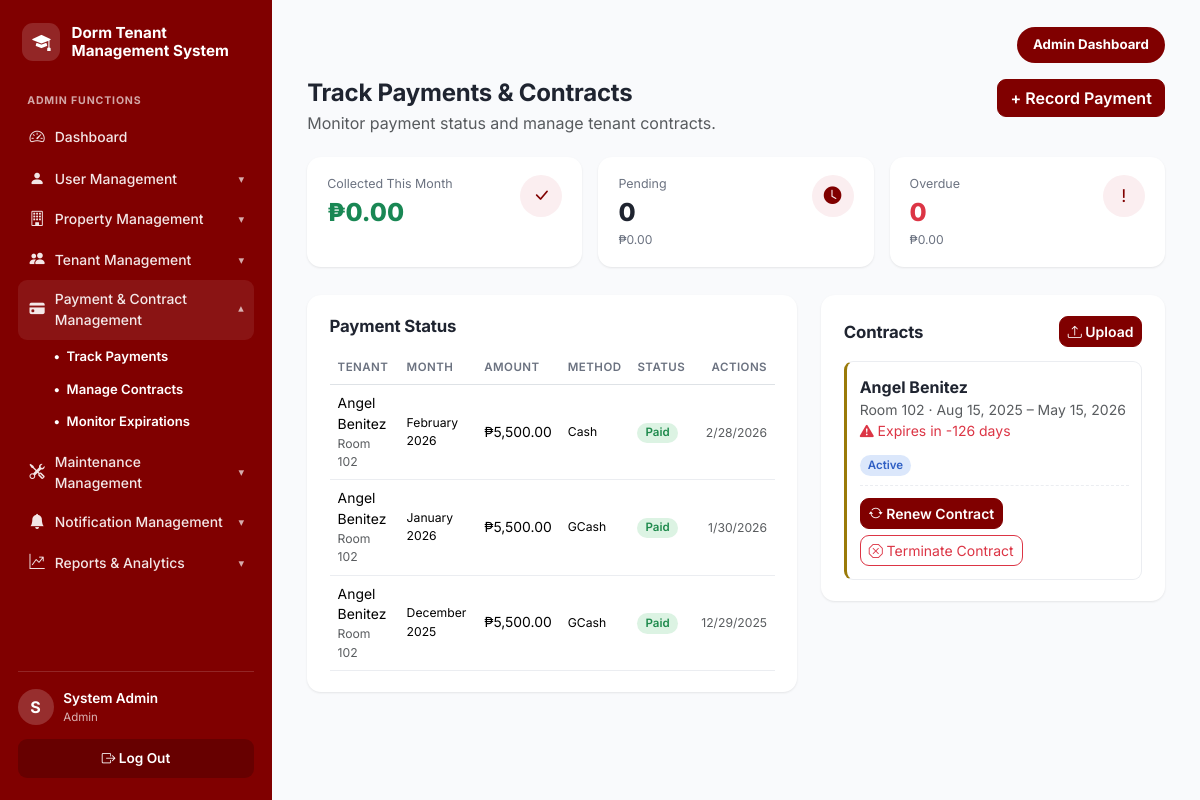
/admin/payments.php (signed in), run on the app's committed database.
### tables this page shows
CREATE TABLE payments (
  payment_id        INT UNSIGNED AUTO_INCREMENT PRIMARY KEY,
  contract_id       INT UNSIGNED NOT NULL,
  tenant_id         INT UNSIGNED NOT NULL,
  payment_amount    DECIMAL(10,2) NOT NULL,
  payment_for_month VARCHAR(20)  DEFAULT NULL,   
  payment_date      DATE DEFAULT NULL,
  due_date          DATE DEFAULT NULL,
  payment_status    ENUM('Pending','Paid','Overdue','Failed') NOT NULL DEFAULT 'Pending',
  payment_method    VARCHAR(50) DEFAULT NULL,      
  reference_no      VARCHAR(100) DEFAULT NULL,
  receipt_file      VARCHAR(255) DEFAULT NULL,
  paymongo_checkout_id VARCHAR(100) DEFAULT NULL,  
  paymongo_payment_id  VARCHAR(100) DEFAULT NULL,  
  webhook_received_at  TIMESTAMP NULL DEFAULT NULL,
  reminder_sent     BOOLEAN NOT NULL DEFAULT FALSE,
  created_at        TIMESTAMP NOT NULL DEFAULT CURRENT_TIMESTAMP,
  CONSTRAINT fk_payment_contract FOREIGN KEY (contract_id) REFERENCES contracts(contract_id) ON DELETE CASCADE,
  CONSTRAINT fk_payment_tenant   FOREIGN KEY (tenant_id)   REFERENCES tenants(tenant_id) ON DELETE CASCADE,
  INDEX idx_payment_status (payment_status),
  INDEX idx_payment_due (due_date),
  UNIQUE INDEX idx_payment_paymongo_checkout (paymongo_checkout_id)
);

CREATE TABLE users (
  user_id       INT UNSIGNED AUTO_INCREMENT PRIMARY KEY,
  first_name    VARCHAR(50)  NOT NULL,
  last_name     VARCHAR(50)  NOT NULL,
  email         VARCHAR(100) NOT NULL,
  password_hash VARCHAR(255) NOT NULL,
  reset_otp         VARCHAR(10) DEFAULT NULL,
  reset_otp_expires DATETIME DEFAULT NULL,
  password_changed_at DATETIME DEFAULT NULL,
  age           TINYINT UNSIGNED DEFAULT NULL,
  phone         VARCHAR(20)  DEFAULT NULL,
  role          ENUM('admin','tenant') NOT NULL DEFAULT 'tenant',
  is_active     BOOLEAN NOT NULL DEFAULT TRUE,
  last_login    DATETIME DEFAULT NULL,
  date_created  TIMESTAMP NOT NULL DEFAULT CURRENT_TIMESTAMP,
  UNIQUE KEY uq_users_email (email),
  INDEX idx_users_role (role)
);

CREATE TABLE dorm_rooms (
  room_id      INT UNSIGNED AUTO_INCREMENT PRIMARY KEY,
  room_number  VARCHAR(10)  NOT NULL,
  room_type    VARCHAR(50)  NOT NULL,         
  capacity     TINYINT UNSIGNED NOT NULL DEFAULT 1,
  monthly_rate DECIMAL(10,2) NOT NULL,
  floor_number TINYINT NOT NULL DEFAULT 1,
  status       ENUM('Available','Occupied','Under Maintenance','Reserved')
               NOT NULL DEFAULT 'Available',
  description  TEXT,
  date_added   TIMESTAMP NOT NULL DEFAULT CURRENT_TIMESTAMP,
  UNIQUE KEY uq_room_number (room_number),
  INDEX idx_room_status (status),
  INDEX idx_room_type (room_type)
);

CREATE TABLE contracts (
  contract_id      INT UNSIGNED AUTO_INCREMENT PRIMARY KEY,
  tenant_id        INT UNSIGNED NOT NULL,
  room_id          INT UNSIGNED NOT NULL,
  monthly_rent     DECIMAL(10,2) NOT NULL,
  security_deposit DECIMAL(10,2) NOT NULL DEFAULT 0,
  contract_start   DATE NOT NULL,
  contract_end     DATE NOT NULL,
  contract_status  ENUM('Active','Expiring Soon','Expired','Terminated')
                   NOT NULL DEFAULT 'Active',
  contract_file    VARCHAR(255) DEFAULT NULL,  
   
   
   
  renewal_requested_at DATETIME DEFAULT NULL,   
  last_renewed_at      DATETIME DEFAULT NULL,
  renewal_count        INT UNSIGNED NOT NULL DEFAULT 0,
  terminated_at        DATETIME DEFAULT NULL,
  termination_reason   TEXT DEFAULT NULL,
  created_at       TIMESTAMP NOT NULL DEFAULT CURRENT_TIMESTAMP,
  CONSTRAINT fk_contract_tenant FOREIGN KEY (tenant_id) REFERENCES tenants(tenant_id) ON DELETE CASCADE,
  CONSTRAINT fk_contract_room   FOREIGN KEY (room_id)   REFERENCES dorm_rooms(room_id),
  INDEX idx_contract_status (contract_status),
  INDEX idx_contract_end (contract_end)
);

### includes/functions.php (called while the page is built, shortened)
<?php
function clean(?string $value): string
{
    return htmlspecialchars(trim($value ?? ''), ENT_QUOTES, 'UTF-8');
}
function paginate(PDO $db, string $baseSql, string $countSql, array $params = [], int $perPage = 12): array
{
    $countStmt = $db->prepare($countSql);
    $countStmt->execute($params);
    $total = (int) $countStmt->fetch()['c'];
    $totalPages = max(1, (int) ceil($total / $perPage));
    $page = max(1, min($totalPages, (int) ($_GET['page'] ?? 1)));
    $offset = ($page - 1) * $perPage;
    $stmt = $db->prepare($baseSql . " LIMIT {$perPage} OFFSET {$offset}");
    $stmt->execute($params);
    return ['rows' => $stmt->fetchAll(), 'page' => $page, 'totalPages' => $totalPages, 'total' => $total];
}
function peso($amount): string
{
    return '₱' . number_format((float) $amount, 2);
}
function status_badge_class(string $status): string
{
    $map = [
        'Active'      => 'info',
        'Paid'        => 'success',
        'Approved'    => 'success',
        'Completed'   => 'success',
        'Available'   => 'success',
        'Pending'     => 'warning',
        'Ongoing'     => 'info',
        'Reserved'    => 'info',
        'Expiring Soon' => 'warning',
        'Overdue'     => 'danger',
        'Failed'      => 'danger',
        'Evicted'     => 'danger',
        'Rejected'    => 'danger',
        'Expired'     => 'danger',
        'Terminated'  => 'danger',
        'Occupied'    => 'secondary',
        'Checked Out' => 'secondary',
        'Under Maintenance' => 'secondary',
    ];
    return $map[$status] ?? 'secondary';
}
function days_until(string $date): int
{
    $target = new DateTime($date);
    $today  = new DateTime('today');
    return (int) $today->diff($target)->format('%r%a');
}

### admin/payments.php (the view, shortened to what this page needs)
<?php
$db = get_db();
$paidTotal = (float) $db->query("SELECT COALESCE(SUM(payment_amount),0) t FROM payments WHERE payment_status='Paid' AND MONTH(payment_date)=MONTH(CURDATE())")->fetch()['t'];
$pending   = $db->query("SELECT COUNT(*) c, COALESCE(SUM(payment_amount),0) t FROM payments WHERE payment_status='Pending'")->fetch();
$overdue   = $db->query("SELECT COUNT(*) c, COALESCE(SUM(payment_amount),0) t FROM payments WHERE payment_status='Overdue'")->fetch();
$paymentsResult = paginate(
    $db,
    "SELECT p.*, u.first_name, u.last_name, r.room_number
     FROM payments p
     JOIN tenants t ON t.tenant_id = p.tenant_id
     JOIN users u ON u.user_id = t.user_id
     LEFT JOIN dorm_rooms r ON r.room_id = t.room_id
     ORDER BY FIELD(p.payment_status,'Pending','Overdue','Paid'), p.due_date DESC",
    "SELECT COUNT(*) c FROM payments",
    [],
    15
);
$payments = $paymentsResult['rows'];
$contracts = $db->query("
    SELECT c.*, u.first_name, u.last_name, r.room_number
    FROM contracts c
    JOIN tenants t ON t.tenant_id = c.tenant_id
    JOIN users u ON u.user_id = t.user_id
    JOIN dorm_rooms r ON r.room_id = c.room_id
    ORDER BY FIELD(c.contract_status,'Expired','Expiring Soon','Active','Terminated'), c.contract_end ASC
    LIMIT 30
")->fetchAll();
include __DIR__ . '/../includes/header.php';
?>
<div class="page-header">
  <div><h1>Track Payments &amp; Contracts</h1><p class="text-muted">Monitor payment status and manage tenant contracts.</p></div>
  <div>
    <button type="button" class="btn btn-maroon" data-bs-toggle="modal" data-bs-target="#paymentModal">+ Record Payment</button>
  </div>
</div>
<div class="stat-grid stat-grid-3">
  <div class="stat-card"><div class="stat-card-body"><div class="stat-label">Collected This Month</div><div class="stat-value text-success"><?= peso($paidTotal) ?></div></div><div class="stat-icon stat-icon-outline"><i class="bi bi-check-lg"></i></div></div>
  <div class="stat-card"><div class="stat-card-body"><div class="stat-label">Pending</div><div class="stat-value"><?= $pending['c'] ?></div><div class="stat-sub"><?= peso($pending['t']) ?></div></div><div class="stat-icon stat-icon-outline"><i class="bi bi-clock-fill"></i></div></div>
  <div class="stat-card"><div class="stat-card-body"><div class="stat-label">Overdue</div><div class="stat-value text-danger"><?= $overdue['c'] ?></div><div class="stat-sub"><?= peso($overdue['t']) ?></div></div><div class="stat-icon stat-icon-outline">!</div></div>
</div>
<div class="row g-4 mt-1">
  <div class="col-lg-7">
    <div class="panel" id="payments">
      <div class="panel-header"><h2>Payment Status</h2></div>
      <div class="table-responsive">
        <table class="table app-table align-middle">
          <thead><tr><th>Tenant</th><th>Month</th><th>Amount</th><th>Method</th><th>Status</th><th class="text-end">Actions</th></tr></thead>
          <tbody>
          <?php foreach ($payments as $p): ?>
            <tr>
              <td><?= clean($p['first_name'] . ' ' . $p['last_name']) ?><div class="text-muted small"><?= $p['room_number'] ? 'Room ' . clean($p['room_number']) : '' ?></div></td>
              <td class="small"><?= clean($p['payment_for_month'] ?: '—') ?></td>
              <td><?= peso($p['payment_amount']) ?></td>
              <td class="small">
                <?php if ($p['payment_method'] === 'GCash' && $p['paymongo_checkout_id']): ?>
                  <span class="badge badge-info"><i class="bi bi-phone"></i> GCash</span>
                <?php else: ?>
                  <?= clean($p['payment_method'] ?: '—') ?>
                <?php endif; ?>
              </td>
              <td><span class="badge badge-<?= status_badge_class($p['payment_status']) ?>"><?= clean($p['payment_status']) ?></span></td>
              <td class="text-end">
                <?php if ($p['payment_status'] !== 'Paid'): ?>
                  <form method="post" class="d-inline"><?= csrf_field() ?><input type="hidden" name="action" value="verify_payment"><input type="hidden" name="payment_id" value="<?= $p['payment_id'] ?>"><input type="hidden" name="new_status" value="Paid"><button class="btn btn-sm btn-maroon">Mark Paid</button></form>
                <?php else: ?>
                  <span class="text-muted small"><?= clean(date('n/j/Y', strtotime($p['payment_date']))) ?></span>
                <?php endif; ?>
              </td>
            </tr>
          <?php endforeach; ?>
          </tbody>
        </table>
      </div>
    </div>
  </div>
  <div class="col-lg-5">
    <div class="panel" id="contracts">
      <div class="panel-header"><h2>Contracts</h2><button type="button" class="btn btn-sm btn-maroon" data-bs-toggle="modal" data-bs-target="#contractModal"><i class="bi bi-upload"></i> Upload</button></div>
      <div class="contract-list">
        <?php foreach ($contracts as $c):
          $daysLeft   = days_until($c['contract_end']);
          $isExpired  = $c['contract_status'] === 'Expired';
          $isExpiring = $c['contract_status'] === 'Expiring Soon' || ($c['contract_status'] === 'Active' && $daysLeft <= 30);
          $isClosed   = $c['contract_status'] === 'Terminated';
          $renewFrom  = max($c['contract_end'], date('Y-m-d'));
          $suggestedEnd = date('Y-m-d', strtotime($renewFrom . ' +1 year'));
        ?>
          <div class="contract-item<?= $isExpired ? ' is-expired' : ($isExpiring ? ' is-expiring' : '') ?>">
            <div>
              <strong><?= clean($c['first_name'] . ' ' . $c['last_name']) ?></strong>
              <div class="text-muted small">Room <?= clean($c['room_number']) ?> · <?= clean(date('M j, Y', strtotime($c['contract_start']))) ?> – <?= clean(date('M j, Y', strtotime($c['contract_end']))) ?></div>
              <?php if ($isExpired): ?>
                <div class="text-danger small"><i class="bi bi-exclamation-octagon-fill"></i> Expired <?= abs($daysLeft) ?> day<?= abs($daysLeft) === 1 ? '' : 's' ?> ago — renew or terminate</div>
              <?php elseif ($isExpiring && !$isClosed): ?>
                <div class="text-danger small"><i class="bi bi-exclamation-triangle-fill"></i> Expires in <?= $daysLeft ?> day<?= $daysLeft === 1 ? '' : 's' ?></div>
              <?php endif; ?>
            </div>
            <div class="text-end">
              <span class="badge badge-<?= status_badge_class($c['contract_status']) ?>"><?= clean($c['contract_status']) ?></span>
            </div>
            <?php if (!$isClosed): ?>
              <div class="contract-actions">
                <button type="button" class="btn btn-sm <?= $isExpired || $isExpiring ? 'btn-maroon' : 'btn-outline-maroon' ?>"
                  data-bs-toggle="modal" data-bs-target="#renewContractModal"
                  data-id="<?= $c['contract_id'] ?>"
                  data-name="<?= clean($c['first_name'] . ' ' . $c['last_name']) ?>"
                  data-room="<?= clean($c['room_number']) ?>"
                  data-end="<?= clean(date('M j, Y', strtotime($c['contract_end']))) ?>"
                  data-suggested="<?= clean($suggestedEnd) ?>"
                  data-base="<?= clean($renewFrom) ?>"
                  data-min="<?= clean(date('Y-m-d', strtotime($renewFrom . ' +1 day'))) ?>"
                  data-rent="<?= clean((string) $c['monthly_rent']) ?>"><i class="bi bi-arrow-repeat"></i> Renew Contract</button>
                <button type="button" class="btn btn-sm btn-outline-danger"
                  data-bs-toggle="modal" data-bs-target="#terminateContractModal"
                  data-id="<?= $c['contract_id'] ?>"
                  data-name="<?= clean($c['first_name'] . ' ' . $c['last_name']) ?>"
                  data-room="<?= clean($c['room_number']) ?>"><i class="bi bi-x-octagon"></i> Terminate Contract</button>
              </div>
            <?php endif; ?>
          </div>
        <?php endforeach; ?>
      </div>
    </div>
  </div>
</div>
<?php
include __DIR__ . '/../includes/footer.php';
?>

### data on the page
payments: users.first_name+last_name "Angel Benitez", dorm_rooms.room_number "102", payment_for_month "February 2026", payment_amount "₱5,500.00", payment_method "Cash", payment_status "Paid", payment_date "2/28/2026"
payments: users.first_name+last_name "Angel Benitez", dorm_rooms.room_number "102", payment_for_month "January 2026", payment_amount "₱5,500.00", payment_method "GCash", payment_status "Paid", payment_date "1/30/2026"
payments: users.first_name+last_name "Angel Benitez", dorm_rooms.room_number "102", payment_for_month "December 2025", payment_amount "₱5,500.00", payment_method "GCash", payment_status "Paid", payment_date "12/29/2025"
contracts: users.first_name+last_name "Angel Benitez", room.room_number "102", contract_start "Aug 15, 2025", contract_end "May 15, 2026", contract_end "-126", contract_status "Active"

### other printed values
$label "User Management"
$label "Property Management"
$label "Tenant Management"
$label "Payment & Contract Management"
$subLabel "Track Payments"
$subLabel "Manage Contracts"
$subLabel "Monitor Expirations"
$label "Maintenance Management"
$label "Notification Management"
$label "Reports & Analytics"
substr($_SESSION['first_name'] ?? '?', 0, 1) "S"
$role "Admin"
peso($paidTotal) "₱0.00"
$pending['c'] "0"
peso($pending['t']) "₱0.00"
